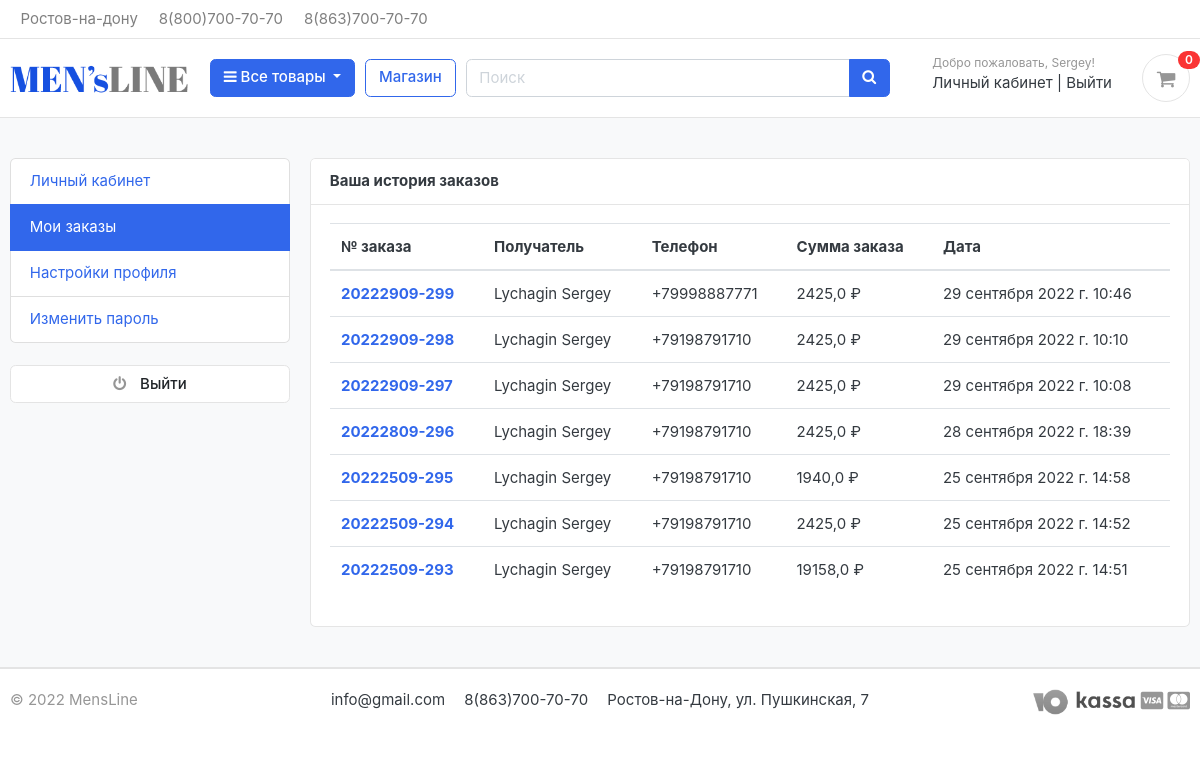
Page /accounts/my_orders/ (signed in) on the earlier database version.
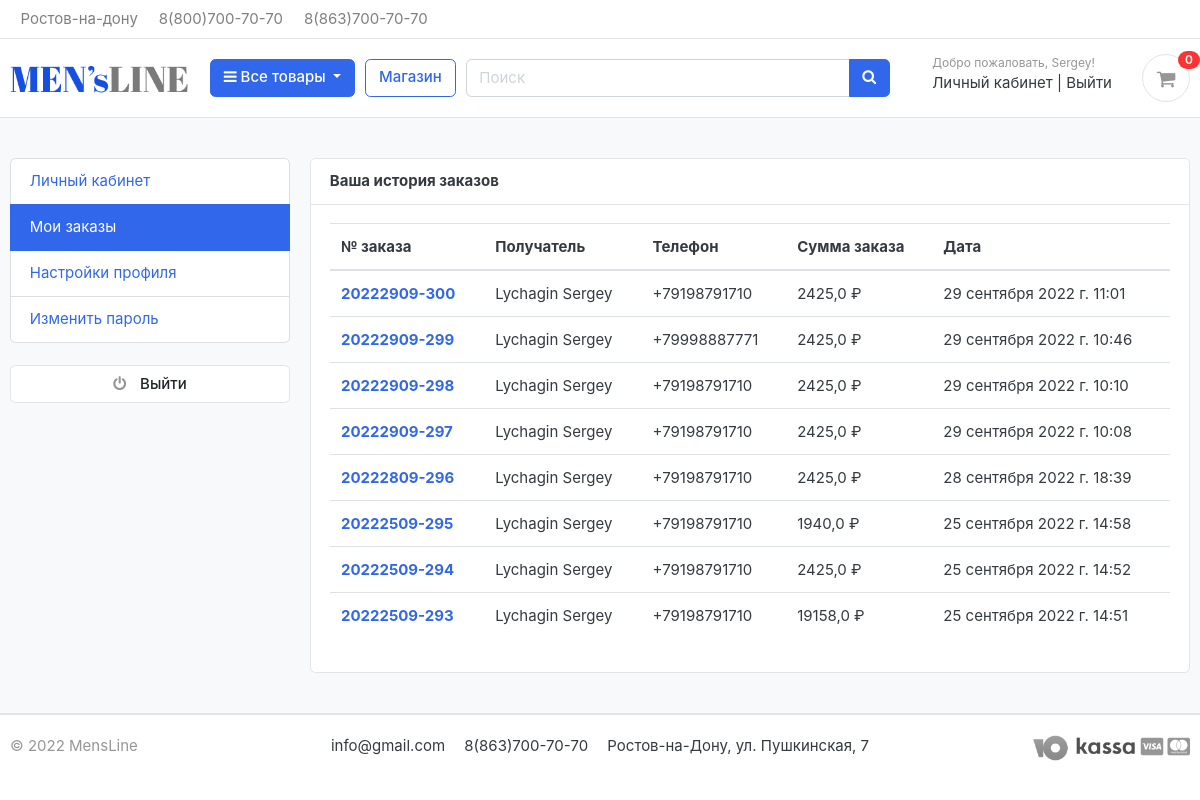
Same page on the later database version.
### orders/models.py (models this page shows, shortened)
class Order(models.Model):
    STATUS = (
        ('New', 'New'),
        ('Accepted', 'Accepted'),
        ('Completed', 'Completed'),
        ('Cancelled', 'Cancelled'),
    )
    objects = models.Manager()
    user = models.ForeignKey(Account, on_delete=models.SET_NULL, null=True, verbose_name='Пользователь')
    payment = models.ForeignKey(Payment, on_delete=models.SET_NULL, blank=True, null=True, verbose_name='Платеж')
    order_number = models.CharField(max_length=20, verbose_name='Номер заказа')
    first_name = models.CharField(max_length=50, verbose_name='Имя')
    last_name = models.CharField(max_length=50, verbose_name='Фамилия')
    phone = models.CharField(max_length=15, verbose_name='Телефон')
    email = models.EmailField(max_length=50, verbose_name='Электронный адрес')
    address_line_1 = models.CharField(max_length=50, verbose_name='Адрес 1')
    address_line_2 = models.CharField(max_length=50, blank=True, verbose_name='Адрес 2')
    country = models.CharField(max_length=50, verbose_name='Страна')
    region = models.CharField(max_length=50, verbose_name='Регион')
    city = models.CharField(max_length=50, verbose_name='Город')
    order_note = models.CharField(max_length=100, blank=True, verbose_name='Примечание к заказу')
    order_total = models.FloatField(verbose_name='Сумма заказа')
    discount = models.FloatField(verbose_name='Скидка')
    status = models.CharField(max_length=10, choices=STATUS, default='New', verbose_name='Статус')
    ip = models.CharField(blank=True, max_length=20, verbose_name='IP адрес')
    is_ordered = models.BooleanField(default=False, verbose_name='Заказан')
    created_at = models.DateTimeField(auto_now_add=True, verbose_name='Дата создания')
    updated_at = models.DateTimeField(auto_now=True, verbose_name='Дата обновления')
    @admin.display(description='Фамилия Имя')
    def full_name(self):
        return f'{self.last_name} {self.first_name}'
    class Meta:
        verbose_name = 'Заказ'
        verbose_name_plural = 'Заказы'

### accounts/views.py (the view)
# urls.py: path('my_orders/', views.my_orders, name='my_orders'),
@login_required(login_url='login')
def my_orders(request):
    orders = Order.objects.filter(user=request.user, is_ordered=True).order_by('-created_at')
    context = {
        'orders': orders,
    }
    return render(request, 'accounts/my_orders.html', context)

### carts/context_processor.py (called while the page is built)
def counter(request):
    cart_count = 0
    if 'admin' in request.path:
        return {}
    else:
        try:
            cart = Cart.objects.filter(cart_id=_cart_id(request))
            if request.user.is_authenticated:
                cart_items = CartItem.objects.all().filter(user=request.user)
            else:
                cart_items = CartItem.objects.all().filter(cart=cart[:1])
            for cart_item in cart_items:
                cart_count += cart_item.quantity
        except ObjectDoesNotExist:
            cart_count = 0
    return dict(cart_count=cart_count)

### carts/views.py (called while the page is built)
def _cart_id(request):
    cart = request.session.session_key
    if not cart:
        cart = request.session.create()
    return cart

### category/context_processor.py (called while the page is built)
def menu_links(request):
    links = Category.objects.all().order_by('category_name')
    count_products_by_category = [len(Product.objects.filter(category=link, is_available=True)) for link in links]
    return dict(links=links, count_products_by_category=count_products_by_category)

### category/models.py (called while the page is built)
    def get_url(self):
        return reverse('products_by_category', args=[self.slug])

### templates/accounts/my_orders.html (shortened to what this page needs)
{% extends 'base.html' %}
{% block content %}
<section class="section-content padding-y bg">
    <div class="container">
        <div class="row">
            {% include 'includes/dashboard_sidebar.html' %}
            <main class="col-md-9">
                <article class="card">
                    <header class="card-header">
                        <strong class="d-inline-block mr-3">Ваша история заказов</strong>
                    </header>
                    <div class="card-body">
                        <div class="row">
                            <div class="col-md-12">
                                <table class="table table-hover">
                                  <thead>
                                    <tr>
                                      <th scope="col">№ заказа</th>
                                      <th scope="col">Получатель</th>
                                      <th scope="col">Телефон</th>
                                      <th scope="col">Сумма заказа</th>
                                        <th scope="col">Дата</th>
                                    </tr>
                                  </thead>
                                  <tbody>
                                  {% for order in orders %}
                                    <tr>
                                      <th scope="row"><a href="{% url 'order_detail' order.order_number %}">{{order.order_number}}</a></th>
                                      <td>{{order.full_name}}</td>
                                      <td>{{order.phone}}</td>
                                      <td>{{order.order_total}} ₽</td>
                                      <td>{{order.created_at}}</td>
                                    </tr>
                                  {% endfor %}
                                  </tbody>
                                </table>
                            </div>
                        </div>
                    </div>
                </article>
            </main>
        </div>
    </div>
</section>
{% endblock %}

Differences in the rows shown:
added Order: order_number "20222909-300", full_name "Lychagin Sergey", phone "+79198791710", order_total "2425,0", created_at "29 сентября 2022 г. 11:01"
